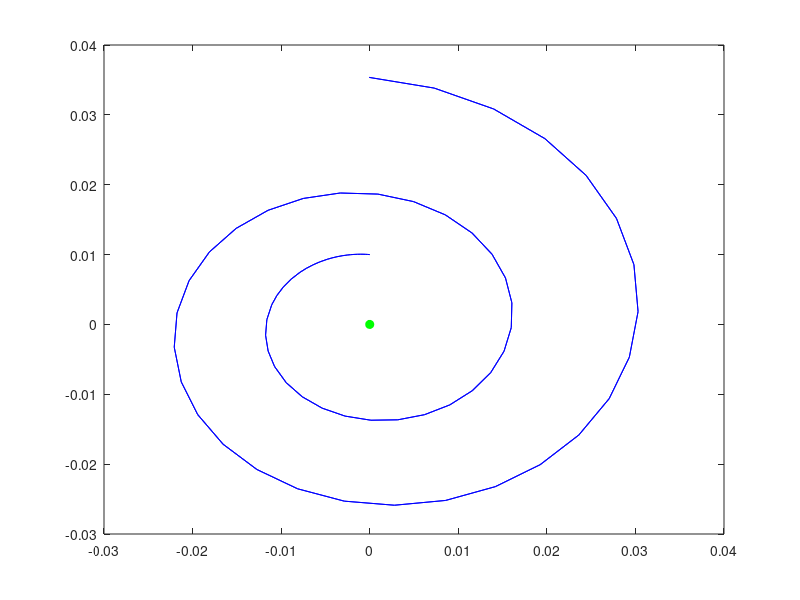

Here is the MATLAB script that generated this plot: (Note: this script raises an error after producing the figure.)
%% set_arrow
% 1 Plot an example orbit
%%
clear;
alpha=-0.1 %for alpha=-0.1,alpha=0,and alpha=0.1 
omega=-1
beta=-1 %2 cases beta>0 or beta<0 
figure(1);clf;ax=gca;
f=@(t,x)[alpha*x(1)-omega*x(2)+beta*x(1)*(x(1)^2 +x(2)^2); alpha*x(2)+omega*x(1)+beta*x(2)*(x(1)^2 +x(2)^2)]; %normal form
T=pi*4;
xini=[0,0.01]; % initial value
[t,xtraj]=ode45(f,[0,-T],xini);
plot(ax,xtraj(:,1),xtraj(:,2),'b-')
hold on;
[t2,xtraj2]=ode45(f,[0,-T],[0,0.01]);
plot(ax,xtraj2(:,1),xtraj2(:,2),'b-')
plot(ax,xtraj(t<-16*pi,1),xtraj(t<-16*pi,2),'r-','LineWidth',2)
plot(ax,0,0,'go','MarkerFaceColor','g')

xlabel('$x$',Interpreter='latex');
ylabel('$y$',Interpreter='latex');
grid on
%axis equal
%% Draw arrow at approximate middle of orbit
% Optional thrid argument specifies where to put arrows as a fraction of
% the trajectory. After that, name-value pairs can change size and
% shape of arrows (search for default in the source code)
set_arrow(ax,t,xtraj,[0.1,0.3]); % this plots arrows at 10% and 30% of trajectory
%% arrow is distorted -> redraw by calling function  wiotuh arguments
set_arrow();
